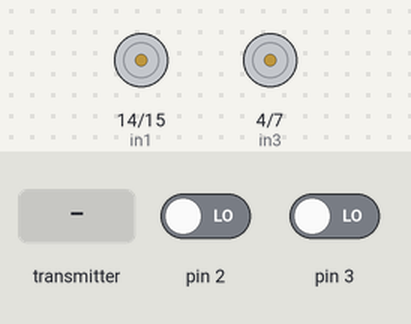
Simulated run of this sketch. Board: Arduino Uno, built with avr-gcc and run on an emulated ATmega328P. Shown: motor-driver pin pairs drawn as motors (green arrow = first pin HIGH = forward, orange = second pin HIGH = backward, longer = more drive, scaled by the enable pin). The inputs (shaded band) are chosen by the test bench; at power-on: pin 2 LOW, pin 3 LOW. No radio packets arrive unless stated; what the sketch prints to the serial monitor is not drawn.

Above: at 1.2 s.
1.3 s: the transmitter starts sending data.0 = 0
At 2.4 s:
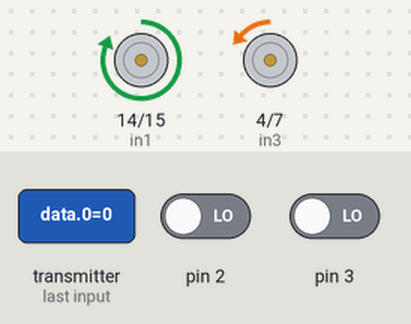
2.8 s: the transmitter starts sending data.1 = 256
At 3.5 s:
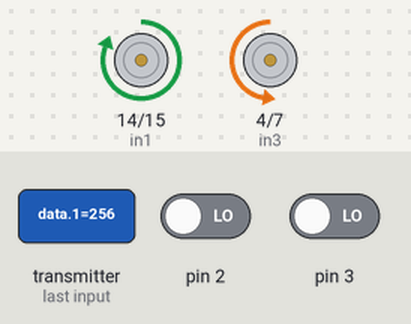
4.3 s: the transmitter starts sending data.0 = 256
At 4.6 s:
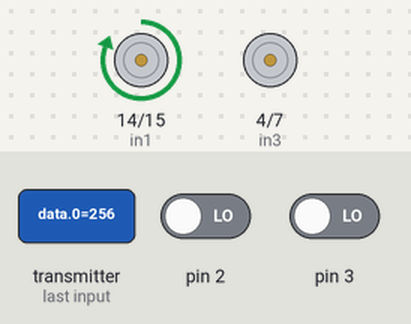
5.8 s: the transmitter starts sending data.1 = 0
At 7.0 s:
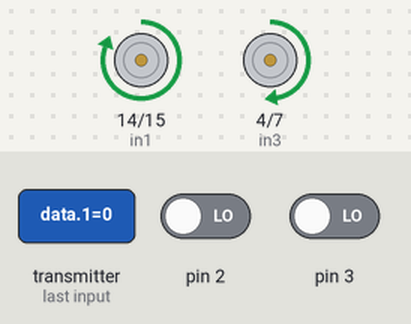
7.3 s: the transmitter starts sending data.0 = 512
At 8.1 s:
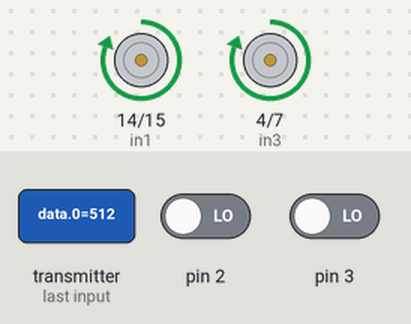
8.8 s: the transmitter starts sending data.1 = 512
At 9.3 s:
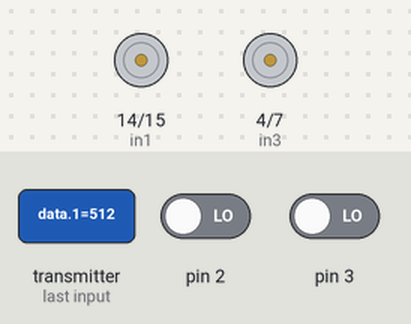
Timing chart, 0 to 11.3 s (numbered marks = the images above; inputs shaded):
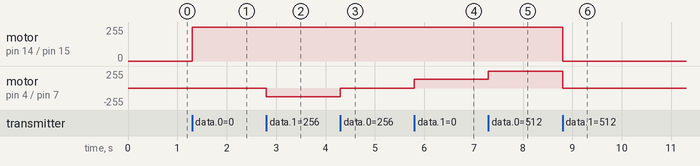

Measured:
- after the input at 1.3 s, motor on pin 14 (in1) / pin 15 (in2): stopped → forward 255/255 at once; motor on pin 4 (in3) / pin 7 (in4): stopped → backward 1/255 at once
- after the input at 2.8 s, motor on pin 4 (in3) / pin 7 (in4): backward 1/255 → backward 128/255 at once
- after the input at 4.3 s, motor on pin 4 (in3) / pin 7 (in4): backward 128/255 → stopped at once
- after the input at 5.8 s, motor on pin 4 (in3) / pin 7 (in4): stopped → forward 128/255 at once
- after the input at 7.3 s, motor on pin 4 (in3) / pin 7 (in4): forward 128/255 → forward 255/255 at once
- after the input at 8.8 s, motor on pin 14 (in1) / pin 15 (in2), motor on pin 4 (in3) / pin 7 (in4): forward 255/255 → stopped at once

The sketch:

part2.ino
```cpp
/*

Name: Measurement vehicle
Email: marcotinocososa@gmail.com
Team: Marco Tinoco


My project is a remote-controlled vehicle, allowing it to measure distance. We will use this feature to measure distance,
allowing the user to pick between length, width, and distance modes. The first two modes measure the height and width of a given space,
and the distance mode allows the user to measure the distance traveled by the vehicle. All of this information will be displayed on the LCD on
the controller.

This the the code for the remote-controlled car
*/

#include <SPI.h>
#include <RF24.h>
RF24 radio(9, 10); // CE, CSN
const uint64_t pipeOut = 0xE8E8F0F0E1LL; // Set the pipe address for outgoing data
const uint64_t pipeIn = 0xE8E8F0F0E2LL; // Set the pipe address for incoming data
// Motor pins

const int in1 = 14; // Analog pin A0 - Green
const int in2 = 15; // Analog pin A1 - Blue
const int in3 = 4; // Purple
const int in4 = 7; // Grey
const int enA = 5; // Yellow
const int enB = 6; // White

int left_intr = 0;
int right_intr = 0;
const double radius = 0.03175;
double distance = 0;
int DEBOUNCE_DELAY = 10;
volatile unsigned long lastLeftInterrupt = 0;
volatile unsigned long lastRightInterrupt = 0;

bool connectionEstablished = false;  // flag to check if data has been received

void setup() {
  radio.begin();
  radio.setPALevel(RF24_PA_MIN);
  radio.setDataRate(RF24_2MBPS);
  radio.setChannel(124);
  radio.openWritingPipe(pipeIn);
  radio.openReadingPipe(1, pipeOut);
  radio.startListening();
  pinMode(in1, OUTPUT);
  pinMode(in2, OUTPUT);
  pinMode(in3, OUTPUT);
  pinMode(in4, OUTPUT);
  pinMode(enA, OUTPUT);
  pinMode(enB, OUTPUT);
  Serial.begin(9600); // Initialize serial communication
  Serial.println("Waiting for data...");
  attachInterrupt(digitalPinToInterrupt(3), Left_ISR, CHANGE); //Left_ISR is called when left wheel sensor is triggered
  attachInterrupt(digitalPinToInterrupt(2), Right_ISR, CHANGE);//Right_ISR is called when right wheel sensor is triggered
}

void loop() {
  if (radio.available()) { //if we've made a connection to the remote control

    int data[2]; // array to hold joystick values
    radio.read(&data, sizeof(data));
    int x = data[0];
    int y = data[1];
    int motorSpeedA = map(y, 0, 1023, -255, 255);
    int motorSpeedLeft = motorSpeedA + (x - 512) / 2;
    int motorSpeedRight = motorSpeedA - (x - 512) / 2;
    motorSpeedLeft = constrain(motorSpeedLeft, -255, 255);
    motorSpeedRight = constrain(motorSpeedRight, -255, 255);

    // Set motor directions
    if (motorSpeedLeft > 0) {
      digitalWrite(in1, LOW);
      digitalWrite(in2, HIGH);
    } else {
      digitalWrite(in1, HIGH);
      digitalWrite(in2, LOW);
      motorSpeedLeft = -motorSpeedLeft;
    }
    if (motorSpeedRight > 0) {
      digitalWrite(in3, LOW);
      digitalWrite(in4, HIGH);
    } else {
      digitalWrite(in3, HIGH);
      digitalWrite(in4, LOW);
      motorSpeedRight = -motorSpeedRight;
    }

    // Set motor speeds
    analogWrite(enA, motorSpeedLeft);
    analogWrite(enB, motorSpeedRight);


    unsigned long totalInterrupts = left_intr + right_intr;
    if (totalInterrupts > 0) {
      double wheelCircumference = 2 * 3.1415 * radius;
      double rotations = (left_intr + right_intr) / 2.0 / 40.0; // Assuming 40 pulses per revolution
      distance = wheelCircumference * rotations;
      // Serial.print(distance);
      // Serial.print("\n");
      radio.stopListening();
      double dist = distance;
      radio.write(&dist, sizeof(double));
      radio.startListening();
    }

    //Serial print for debugging
    // Serial.print("X: ");
    // Serial.print(x);
    // Serial.print(" - Y: ");
    // Serial.print(y);
    // Serial.print(" - Left: ");
    // Serial.print(motorSpeedLeft);
    // Serial.print(" - Right: ");
    // Serial.println(motorSpeedRight);
  }
}

void Left_ISR()
{
  unsigned long currentTime = millis();
  if (currentTime - lastLeftInterrupt > DEBOUNCE_DELAY) {
    left_intr++;
    lastLeftInterrupt = currentTime;
  }
}


void Right_ISR()
{
  unsigned long currentTime = millis();
  if (currentTime - lastRightInterrupt > DEBOUNCE_DELAY) {
    right_intr++;
    lastRightInterrupt = currentTime;
  }
}
```
